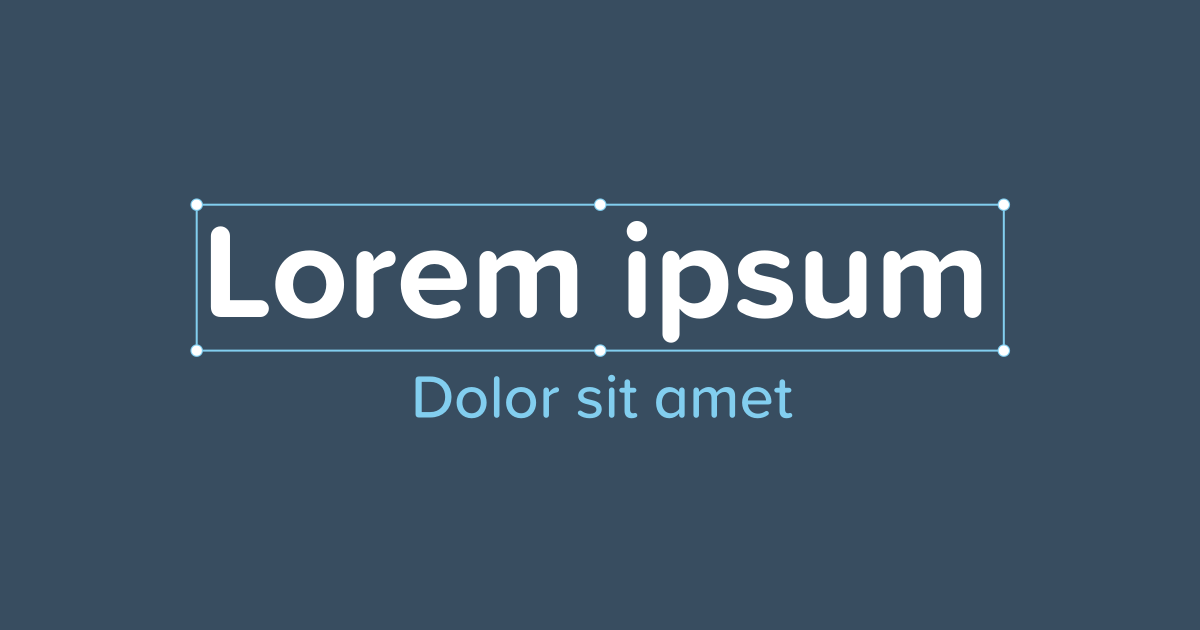
#> input picture imagem (1).jpg, 1200 x 630 px
$ python -i image_analyzer.py   (imports and definitions only)
#> lines starting #> are read from the running program, lines starting #| are printed output that depends on the picture
import cv2
import numpy as np
import json
import sys
import base64

def analyze_image(base64_image):
    # Decodifica a imagem base64
    image_data = base64.b64decode(base64_image)
    nparr = np.frombuffer(image_data, np.uint8)
    image = cv2.imdecode(nparr, cv2.IMREAD_COLOR)

    # Converte para HSV para melhor análise de cores
    hsv = cv2.cvtColor(image, cv2.COLOR_BGR2HSV)

    # Obtém dimensões da imagem
    height, width = image.shape[:2]

    # Lista para armazenar elementos detectados
    elements = []

    # Detecta áreas claras (texto branco/claro)
    light_mask = cv2.inRange(hsv, np.array([0, 0, 180]), np.array([180, 30, 255]))

    # Aplica operações morfológicas para melhorar a detecção
    kernel = np.ones((3,3), np.uint8)
    light_mask = cv2.morphologyEx(light_mask, cv2.MORPH_CLOSE, kernel)
    light_mask = cv2.morphologyEx(light_mask, cv2.MORPH_OPEN, kernel)

    # Encontra contornos com hierarquia
    light_contours, hierarchy = cv2.findContours(light_mask, cv2.RETR_TREE, cv2.CHAIN_APPROX_SIMPLE)

    # Detecta áreas escuras (fundo escuro)
    dark_mask = cv2.inRange(hsv, np.array([0, 0, 0]), np.array([180, 255, 50]))
    dark_contours, _ = cv2.findContours(dark_mask, cv2.RETR_EXTERNAL, cv2.CHAIN_APPROX_SIMPLE)

    # Analisa contornos claros (possível texto)
    text_regions = []
    min_area = (width * height) * 0.001  # Área mínima proporcional à imagem

    for i, contour in enumerate(light_contours):
        area = cv2.contourArea(contour)
        if area > min_area:
            x, y, w, h = cv2.boundingRect(contour)
            # Verifica se não é um contorno filho de outro já detectado
            is_child = False
            for region in text_regions:
                if (x >= region['x'] and
                    y >= region['y'] and
                    x + w <= region['x'] + region['width'] and
                    y + h <= region['y'] + region['height']):
                    is_child = True
                    break

            if not is_child:
                text_regions.append({
                    'x': x,
                    'y': y,
                    'width': w,
                    'height': h,
                    'area': area,
                    'center_y': y + h/2
                })

    # Agrupa regiões próximas verticalmente
    text_regions.sort(key=lambda r: r['center_y'])
    grouped_regions = []
    current_group = []

    for region in text_regions:
        if not current_group:
            current_group.append(region)
        else:
            prev_region = current_group[-1]
            # Se a distância vertical é pequena, agrupa
            if abs(region['center_y'] - prev_region['center_y']) < prev_region['height'] * 1.5:
                current_group.append(region)
            else:
                if current_group:
                    grouped_regions.append(current_group)
                current_group = [region]

    if current_group:
        grouped_regions.append(current_group)

    # Identifica elementos baseado nos grupos detectados
    if grouped_regions:
        # Encontra o grupo principal (maior área total)
        main_group = max(grouped_regions,
                        key=lambda g: sum(r['area'] for r in g))
        main_region = max(main_group, key=lambda r: r['area'])

        elements.append({
            'type': 'texto_principal',
            'description': 'Texto principal em cor clara',
            'position': 'centro' if main_region['x'] > width/4 and main_region['x'] < 3*width/4 else 'lateral'
        })

        # Procura por grupos de texto secundários
        for group in grouped_regions:
            if group != main_group:
                # Calcula a posição média do grupo
                avg_y = sum(r['center_y'] for r in group) / len(group)
                main_y = sum(r['center_y'] for r in main_group) / len(main_group)

                elements.append({
                    'type': 'texto_secundário',
                    'description': 'Texto secundário em cor clara',
                    'position': 'abaixo' if avg_y > main_y else 'acima'
                })

    # Analisa o fundo
    dark_area = sum(cv2.contourArea(c) for c in dark_contours)
    if dark_area > 0.5 * width * height:
        elements.append({
            'type': 'fundo',
            'description': 'Fundo escuro predominante',
            'coverage': f'{(dark_area/(width*height))*100:.1f}%'
        })

    # Detecta bordas
    edges = cv2.Canny(image, 100, 200)
    edge_contours, _ = cv2.findContours(edges, cv2.RETR_EXTERNAL, cv2.CHAIN_APPROX_SIMPLE)

    # Analisa formas geométricas
    for contour in edge_contours:
        peri = cv2.arcLength(contour, True)
        approx = cv2.approxPolyDP(contour, 0.04 * peri, True)

        if len(approx) == 4:  # Detecta retângulos/quadrados
            x, y, w, h = cv2.boundingRect(approx)
            if w > width*0.5 and h > height*0.5:  # Se for uma borda grande
                elements.append({
                    'type': 'borda',
                    'description': 'Borda retangular',
                    'position': 'completa' if w > width*0.9 and h > height*0.9 else 'parcial'
                })

    # Detecta gradientes/efeitos de iluminação
    gradient_mask = cv2.subtract(cv2.GaussianBlur(image, (21, 21), 0), image)
    if np.mean(gradient_mask) > 10:
        elements.append({
            'type': 'efeito',
            'description': 'Efeito de iluminação ou gradiente detectado'
        })

    # Detecta a presença de um livro aberto
    if any(cv2.contourArea(c) > width * height * 0.2 for c in edge_contours):
        elements.append({
            'type': 'objeto',
            'description': 'Livro aberto em destaque',
            'position': 'inferior'
        })

    return elements

# [14 lines not run here, left out]

>>> import cv2
>>> picture = cv2.imread('../../imagem (1).jpg', cv2.IMREAD_GRAYSCALE)
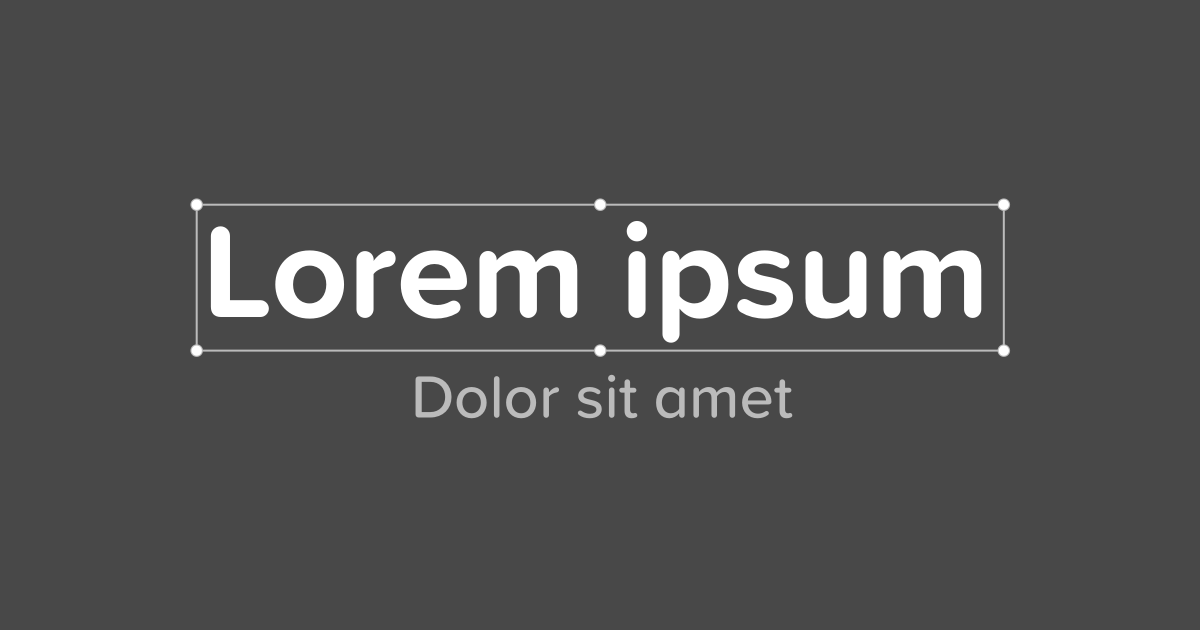
#> picture: shape (630, 1200); min 72, max 255, mean 79.8
#> (the run stopped early here; a loop or call above may not have finished)
